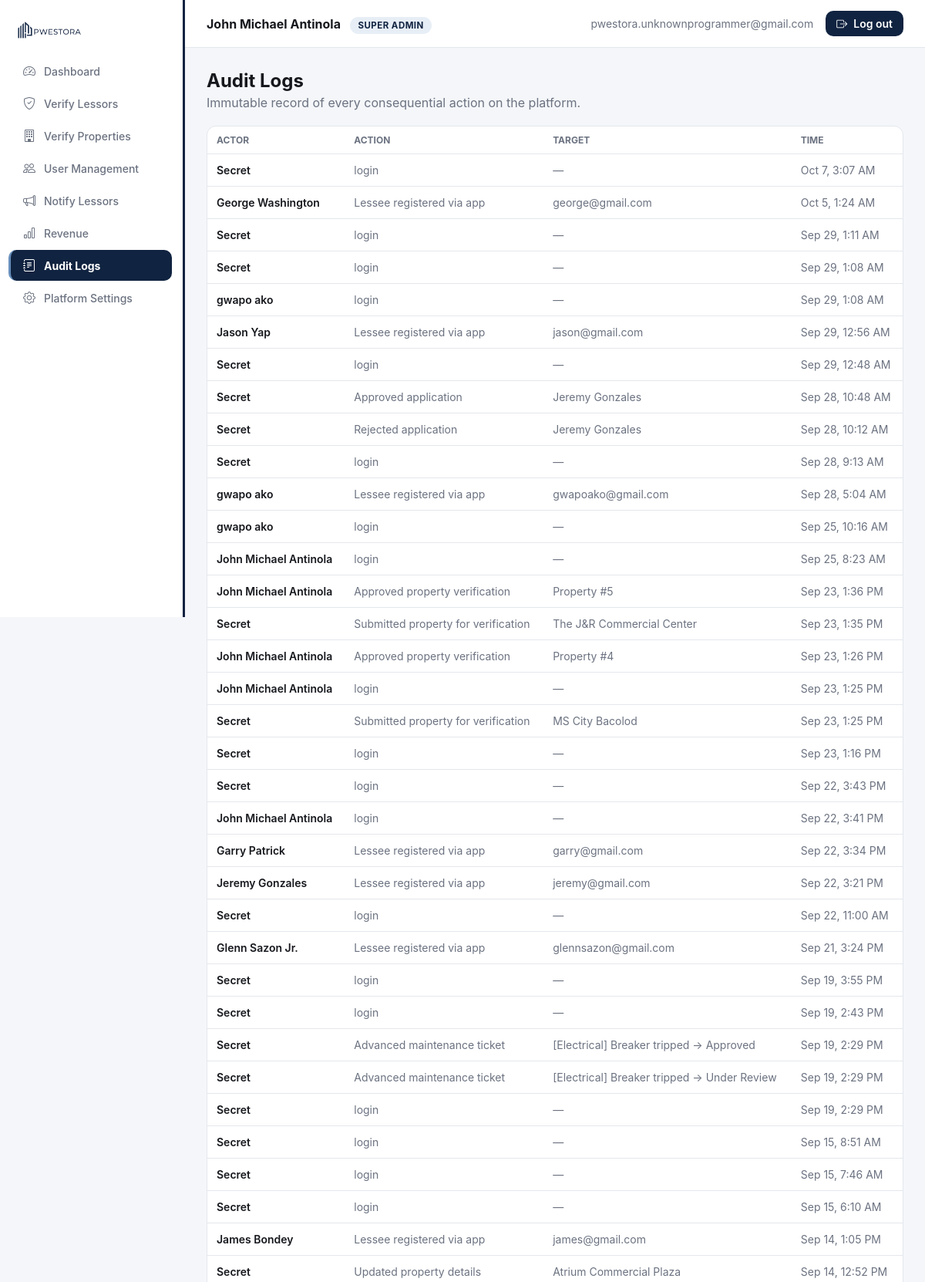
/dashboard.php?page=audit (signed in, upper part), run on the app's committed database.
### tables this page shows
CREATE TABLE `audit_logs` (
  `id` int(11) NOT NULL,
  `actor_id` int(11) DEFAULT NULL,
  `action` varchar(150) NOT NULL,
  `details` text DEFAULT NULL,
  `created_at` datetime NOT NULL DEFAULT current_timestamp()
);

CREATE TABLE `users` (
  `id` int(11) NOT NULL,
  `role` enum('lessor','superadmin','lessee') NOT NULL DEFAULT 'lessor',
  `status` enum('pending','active','suspended') NOT NULL DEFAULT 'pending',
  `company_name` varchar(150) DEFAULT NULL,
  `full_name` varchar(150) NOT NULL,
  `email` varchar(150) NOT NULL,
  `phone` varchar(30) DEFAULT NULL,
  `password_hash` varchar(255) NOT NULL,
  `api_token` varchar(64) DEFAULT NULL,
  `otp_code` varchar(6) DEFAULT NULL,
  `otp_expires_at` datetime DEFAULT NULL,
  `created_at` datetime NOT NULL DEFAULT current_timestamp(),
  `updated_at` datetime NOT NULL DEFAULT current_timestamp() ON UPDATE current_timestamp()
);

### public_html/modules/audit.php (the view, shortened to what this page needs)
<?php
$logs = $pdo->query(
    "SELECT al.*, u.company_name, u.full_name, u.role AS actor_role
     FROM audit_logs al
     LEFT JOIN users u ON u.id = al.actor_id
     ORDER BY al.created_at DESC
     LIMIT 200"
)->fetchAll();
function actor_label(array $row): string {
    return $row['actor_role'] === 'lessor' ? ($row['company_name'] ?: 'Lessor') : ($row['full_name'] ?: 'User');
}
?>
<h2 style="margin:0 0 4px;">Audit Logs</h2>
<p style="color:var(--ink-500); margin:0 0 20px;">Immutable record of every consequential action on the platform.</p>
<div class="card" style="padding:0; overflow:hidden;">
  <div class="table-scroll">
  <table>
    <thead><tr><th>Actor</th><th>Action</th><th>Target</th><th>Time</th></tr></thead>
    <tbody>
      <?php if (!$logs): ?>
        <tr><td colspan="4" style="text-align:center; color:var(--ink-500);">Nothing logged yet.</td></tr>
      <?php else: foreach ($logs as $l): ?>
        <tr>
          <td style="font-weight:600;"><?= htmlspecialchars(actor_label($l)) ?></td>
          <td style="color:var(--ink-500);"><?= htmlspecialchars($l['action']) ?></td>
          <td style="color:var(--ink-500);"><?= htmlspecialchars($l['details'] ?: '—') ?></td>
          <td style="color:var(--ink-500);"><?= (new DateTime($l['created_at']))->format('M j, g:i A') ?></td>
        </tr>
      <?php endforeach; endif; ?>
    </tbody>
  </table>
  </div>
</div>

### public_html/assets/css/style.css (style rules this page uses)
:root { --primary: #102340; --primary-light: #264875; --accent: #678EBC; --accent-soft: #E7EEF6; --tint: #CCD8E4; --steel: #888F96; --success: #1E8E5A; --success-soft: #E5F5EC; --warning: #E8A33D; --warning-soft: #FCF1E0; --error: #D64545; --error-soft: #FBE9E9; --ink-900: #16181D; --ink-500: #6B7280; --ink-300: #9AA6B5; --border: #E4E7EC; --surface: #FFFFFF; --bg: #F4F6F9; --radius: 12px; --sidebar-w: 240px; }
* { box-sizing: border-box; }
html { -webkit-text-size-adjust: 100%; }
body { margin: 0; font-family: -apple-system, "Segoe UI", Roboto, Helvetica, Arial, sans-serif; background: var(--bg); color: var(--ink-900); -webkit-font-smoothing: antialiased; }
.card { background: var(--surface); border: 1px solid var(--border); border-radius: var(--radius); padding: 20px; margin-bottom: 20px; }
.table-scroll { width: 100%; overflow-x: auto; -webkit-overflow-scrolling: touch; }
table { width: 100%; border-collapse: collapse; font-size: 14px; min-width: 560px; }
th { text-align: left; color: var(--ink-500); font-size: 12px; text-transform: uppercase; padding: 10px 12px; border-bottom: 1px solid var(--border); white-space: nowrap; }
td { padding: 12px; border-bottom: 1px solid var(--border); }

### data on the page
audit_logs: actor.company_name "Secret", action "login", details "—", created_at "Oct 7, 3:07 AM"
audit_logs: actor.full_name "George Washington", action "Lessee registered via app", details "george@gmail.com", created_at "Oct 5, 1:24 AM"
audit_logs: actor.company_name "Secret", action "login", details "—", created_at "Sep 29, 1:11 AM"
audit_logs: actor.company_name "Secret", action "login", details "—", created_at "Sep 29, 1:08 AM"
audit_logs: actor.company_name "gwapo ako", action "login", details "—", created_at "Sep 29, 1:08 AM"
audit_logs: actor.full_name "Jason Yap", action "Lessee registered via app", details "jason@gmail.com", created_at "Sep 29, 12:56 AM"
audit_logs: actor.company_name "Secret", action "login", details "—", created_at "Sep 29, 12:48 AM"
audit_logs: actor.company_name "Secret", action "Approved application", details "Jeremy Gonzales", created_at "Sep 28, 10:48 AM"
audit_logs: actor.company_name "Secret", action "Rejected application", details "Jeremy Gonzales", created_at "Sep 28, 10:12 AM"
audit_logs: actor.company_name "Secret", action "login", details "—", created_at "Sep 28, 9:13 AM"
audit_logs: actor.full_name "gwapo ako", action "Lessee registered via app", details "gwapoako@gmail.com", created_at "Sep 28, 5:04 AM"
audit_logs: actor.company_name "gwapo ako", action "login", details "—", created_at "Sep 25, 10:16 AM"
audit_logs: actor.full_name "John Michael Antinola", action "login", details "—", created_at "Sep 25, 8:23 AM"
audit_logs: actor.full_name "John Michael Antinola", action "Approved property verification", details "Property #5", created_at "Sep 23, 1:36 PM"
audit_logs: actor.company_name "Secret", action "Submitted property for verification", details "The J&R Commercial Center", created_at "Sep 23, 1:35 PM"
audit_logs: actor.full_name "John Michael Antinola", action "Approved property verification", details "Property #4", created_at "Sep 23, 1:26 PM"
audit_logs: actor.full_name "John Michael Antinola", action "login", details "—", created_at "Sep 23, 1:25 PM"
audit_logs: actor.company_name "Secret", action "Submitted property for verification", details "MS City Bacolod", created_at "Sep 23, 1:25 PM"
audit_logs: actor.company_name "Secret", action "login", details "—", created_at "Sep 23, 1:16 PM"
audit_logs: actor.company_name "Secret", action "login", details "—", created_at "Sep 22, 3:43 PM"
audit_logs: actor.full_name "John Michael Antinola", action "login", details "—", created_at "Sep 22, 3:41 PM"
audit_logs: actor.full_name "Garry Patrick", action "Lessee registered via app", details "garry@gmail.com", created_at "Sep 22, 3:34 PM"
audit_logs: actor.full_name "Jeremy Gonzales", action "Lessee registered via app", details "jeremy@gmail.com", created_at "Sep 22, 3:21 PM"
audit_logs: actor.company_name "Secret", action "login", details "—", created_at "Sep 22, 11:00 AM"
audit_logs: actor.full_name "Glenn Sazon Jr.", action "Lessee registered via app", details "glennsazon@gmail.com", created_at "Sep 21, 3:24 PM"
audit_logs: actor.company_name "Secret", action "login", details "—", created_at "Sep 19, 3:55 PM"
audit_logs: actor.company_name "Secret", action "login", details "—", created_at "Sep 19, 2:43 PM"
audit_logs: actor.company_name "Secret", action "Advanced maintenance ticket", details "[Electrical] Breaker tripped → Approved", created_at "Sep 19, 2:29 PM"
audit_logs: actor.company_name "Secret", action "Advanced maintenance ticket", details "[Electrical] Breaker tripped → Under Review", created_at "Sep 19, 2:29 PM"
audit_logs: actor.company_name "Secret", action "login", details "—", created_at "Sep 19, 2:29 PM"
audit_logs: actor.company_name "Secret", action "login", details "—", created_at "Sep 15, 8:51 AM"
audit_logs: actor.company_name "Secret", action "login", details "—", created_at "Sep 15, 7:46 AM"
audit_logs: actor.company_name "Secret", action "login", details "—", created_at "Sep 15, 6:10 AM"
audit_logs: actor.full_name "James Bondey", action "Lessee registered via app", details "james@gmail.com", created_at "Sep 14, 1:05 PM"
audit_logs: actor.company_name "Secret", action "Updated property details", details "Atrium Commercial Plaza", created_at "Sep 14, 12:52 PM"

### other printed values
$item['label'] "Dashboard"
$item['label'] "Verify Lessors"
$item['label'] "Verify Properties"
$item['label'] "User Management"
$item['label'] "Notify Lessors"
$item['label'] "Revenue"
$item['label'] "Audit Logs"
$item['label'] "Platform Settings"
$user['company'] ?: $user['name'] "John Michael Antinola"
$roleLabel "SUPER ADMIN"
$user['email'] "pwestora.unknownprogrammer@gmail.com"
